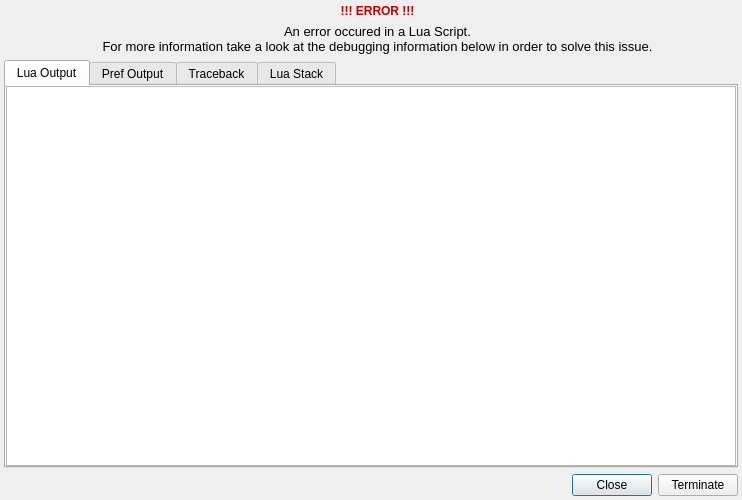
<?xml version="1.0" encoding="UTF-8"?>
<ui version="4.0">
 <class>DebugDialog</class>
 <widget class="QDialog" name="DebugDialog">
  <property name="windowModality">
   <enum>Qt::ApplicationModal</enum>
  </property>
  <property name="geometry">
   <rect>
    <x>0</x>
    <y>0</y>
    <width>742</width>
    <height>500</height>
   </rect>
  </property>
  <property name="windowTitle">
   <string>PREF Debug Window</string>
  </property>
  <property name="modal">
   <bool>true</bool>
  </property>
  <layout class="QVBoxLayout" name="verticalLayout_4" stretch="0,1,0">
   <property name="margin">
    <number>4</number>
   </property>
   <item>
    <layout class="QHBoxLayout" name="horizontalLayout" stretch="0,1">
     <item>
      <widget class="QLabel" name="label">
       <property name="text">
        <string/>
       </property>
       <property name="pixmap">
        <pixmap resource="../resources.qrc">:/misc_images/res/bug.png</pixmap>
       </property>
      </widget>
     </item>
     <item>
      <layout class="QVBoxLayout" name="verticalLayout_3" stretch="0,1">
       <item>
        <widget class="QLabel" name="label_3">
         <property name="text">
          <string>&lt;html&gt;&lt;head/&gt;&lt;body&gt;&lt;p&gt;&lt;span style=&quot; font-weight:600; color:#c00000;&quot;&gt;!!! ERROR !!!&lt;/span&gt;&lt;/p&gt;&lt;/body&gt;&lt;/html&gt;</string>
         </property>
         <property name="alignment">
          <set>Qt::AlignCenter</set>
         </property>
        </widget>
       </item>
       <item>
        <widget class="QLabel" name="label_2">
         <property name="text">
          <string>&lt;html&gt;&lt;head/&gt;&lt;body&gt;&lt;p align=&quot;center&quot;&gt;&lt;span style=&quot; font-size:10pt;&quot;&gt;An error occured in a Lua Script.&lt;br/&gt;For more information take a look at the debugging information below in order to solve this issue.&lt;/span&gt;&lt;/p&gt;&lt;/body&gt;&lt;/html&gt;</string>
         </property>
        </widget>
       </item>
      </layout>
     </item>
    </layout>
   </item>
   <item>
    <widget class="QTabWidget" name="tabWidget">
     <property name="currentIndex">
      <number>0</number>
     </property>
     <widget class="QWidget" name="tLuaOutput">
      <attribute name="title">
       <string>Lua Output</string>
      </attribute>
      <layout class="QVBoxLayout" name="verticalLayout_6">
       <property name="margin">
        <number>0</number>
       </property>
       <item>
        <widget class="QTextEdit" name="teLuaOutput">
         <property name="font">
          <font>
           <family>Monospace</family>
           <pointsize>8</pointsize>
          </font>
         </property>
         <property name="undoRedoEnabled">
          <bool>false</bool>
         </property>
         <property name="readOnly">
          <bool>true</bool>
         </property>
        </widget>
       </item>
      </layout>
     </widget>
     <widget class="QWidget" name="tPrefOutput">
      <attribute name="title">
       <string>Pref Output</string>
      </attribute>
      <layout class="QVBoxLayout" name="verticalLayout_2">
       <property name="margin">
        <number>0</number>
       </property>
       <item>
        <widget class="QTextEdit" name="tePrefOutput">
         <property name="font">
          <font>
           <family>Monospace</family>
           <pointsize>8</pointsize>
          </font>
         </property>
         <property name="undoRedoEnabled">
          <bool>false</bool>
         </property>
         <property name="readOnly">
          <bool>true</bool>
         </property>
        </widget>
       </item>
      </layout>
     </widget>
     <widget class="QWidget" name="tTraceback">
      <attribute name="title">
       <string>Traceback</string>
      </attribute>
      <layout class="QVBoxLayout" name="verticalLayout">
       <property name="margin">
        <number>0</number>
       </property>
       <item>
        <widget class="QTextEdit" name="teTraceback">
         <property name="font">
          <font>
           <family>Monospace</family>
           <pointsize>8</pointsize>
          </font>
         </property>
         <property name="readOnly">
          <bool>true</bool>
         </property>
        </widget>
       </item>
      </layout>
     </widget>
     <widget class="QWidget" name="tLuaStack">
      <attribute name="title">
       <string>Lua Stack</string>
      </attribute>
      <layout class="QVBoxLayout" name="verticalLayout_5">
       <property name="margin">
        <number>0</number>
       </property>
       <item>
        <widget class="QTabWidget" name="tStack">
         <property name="currentIndex">
          <number>0</number>
         </property>
         <widget class="QWidget" name="tab">
          <attribute name="title">
           <string>Stack</string>
          </attribute>
          <layout class="QVBoxLayout" name="verticalLayout_7">
           <property name="margin">
            <number>0</number>
           </property>
           <item>
            <widget class="QTreeView" name="tvStackView">
             <property name="font">
              <font>
               <family>Monospace</family>
               <pointsize>8</pointsize>
              </font>
             </property>
             <property name="rootIsDecorated">
              <bool>false</bool>
             </property>
             <property name="uniformRowHeights">
              <bool>true</bool>
             </property>
             <property name="itemsExpandable">
              <bool>false</bool>
             </property>
             <property name="expandsOnDoubleClick">
              <bool>false</bool>
             </property>
            </widget>
           </item>
          </layout>
         </widget>
         <widget class="QWidget" name="tStackDump">
          <attribute name="title">
           <string>Stack Dump</string>
          </attribute>
          <layout class="QVBoxLayout" name="verticalLayout_8">
           <property name="margin">
            <number>0</number>
           </property>
           <item>
            <widget class="QTextEdit" name="teStackDump">
             <property name="font">
              <font>
               <family>Monospace</family>
               <pointsize>8</pointsize>
              </font>
             </property>
             <property name="readOnly">
              <bool>true</bool>
             </property>
            </widget>
           </item>
          </layout>
         </widget>
        </widget>
       </item>
      </layout>
     </widget>
    </widget>
   </item>
   <item>
    <layout class="QHBoxLayout" name="horizontalLayout_2">
     <item>
      <spacer name="horizontalSpacer">
       <property name="orientation">
        <enum>Qt::Horizontal</enum>
       </property>
       <property name="sizeHint" stdset="0">
        <size>
         <width>40</width>
         <height>20</height>
        </size>
       </property>
      </spacer>
     </item>
     <item>
      <widget class="QPushButton" name="pbClose">
       <property name="text">
        <string>Close</string>
       </property>
      </widget>
     </item>
     <item>
      <widget class="QPushButton" name="pbTerminate">
       <property name="text">
        <string>Terminate</string>
       </property>
      </widget>
     </item>
    </layout>
   </item>
  </layout>
 </widget>
 <resources>
  <include location="../resources.qrc"/>
 </resources>
 <connections/>
</ui>
